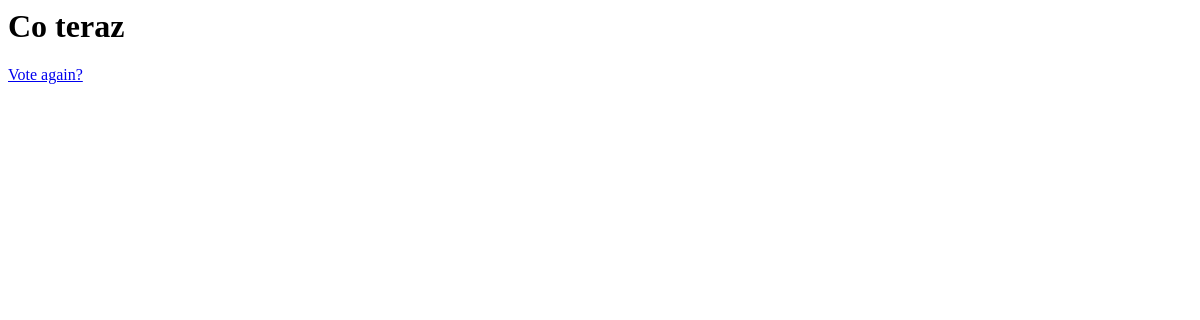
The app's page /ankiety/1/wyniki/, older data.
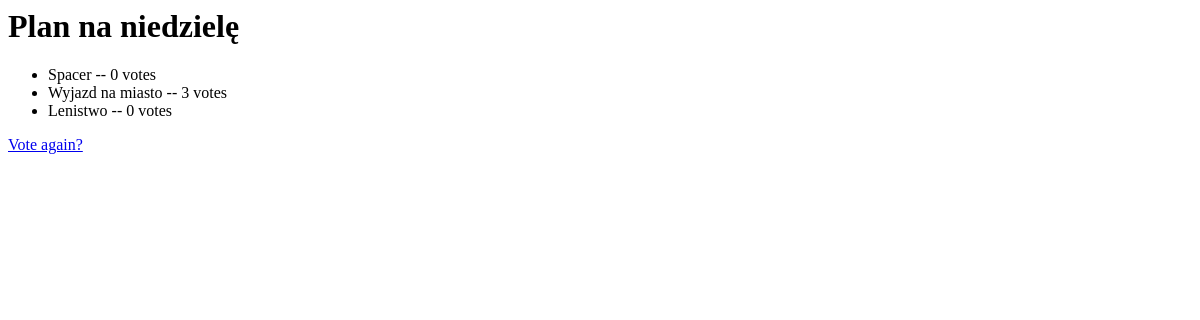
The same page, newer data.
### ankiety/models.py (models this page shows, shortened)
class Question(models.Model):
    question_text = models.CharField(max_length=200)
    pub_date = models.DateTimeField('data opublikowania')

class Choice(models.Model):
    question = models.ForeignKey(Question, on_delete=models.CASCADE)
    choice_text = models.CharField(max_length=200)
    votes = models.IntegerField(default=0)

### ankiety/views.py (the view)
# urls.py: path('<int:pk>/wyniki/', views.ResultsView.as_view(), name='wyniki'),
class ResultsView(generic.DetailView):
    model = Question
    template_name = 'ankiety/wyniki.html'

### ankiety/templates/ankiety/wyniki.html
<h1>{{ question.question_text }}</h1>
<ul>
{% for choice in question.choice_set.all %}
    <li>{{ choice.choice_text }} -- {{ choice.votes }} vote{{ choice.votes|pluralize }}</li>
{% endfor %}
</ul>
<a href="{% url 'ankiety:detail' question.id %}">Vote again?</a>

Row changes from the older to the newer data that the page shows:
changed Question: question_text "Co teraz" → "Plan na niedzielę"
added Choice: choice_text "Spacer", votes "0"
added Choice: choice_text "Wyjazd na miasto", votes "3"
added Choice: choice_text "Lenistwo", votes "0"
